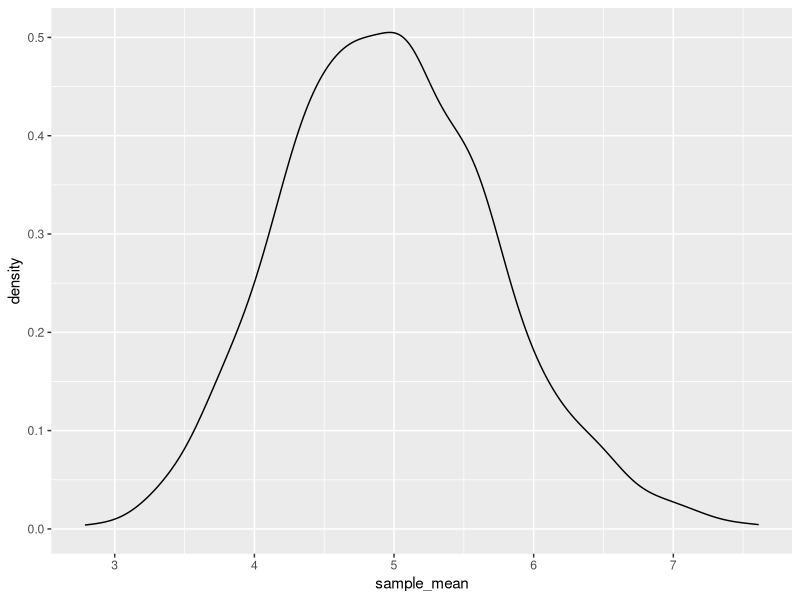
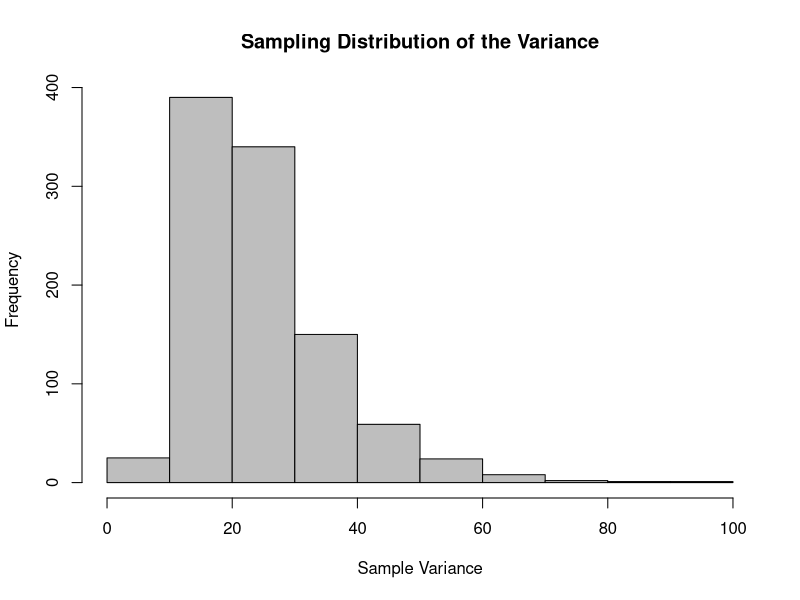

Source code (R) for these figures, in order:
## ---- chunk 1
library(ggplot2)

set.seed(20)

lambda = .2

sample_mean = 0
sample_var = 0
for(i in 1:1000){
    sample_mean[i] = mean(rexp(40,lambda))
    sample_var[i] = var(rexp(40,lambda))    
}

sample_mean = as.data.frame(sample_mean)

sample.mean = mean(sample_mean)
sample.var = var(sample_var)
## ---- chunk 2
ggplot(sample_mean, aes(x=sample_mean)) + 
    geom_density() +
    geom_vline(xintercept=sample.mean, size = 1, color = 'red') 
## ---- chunk 3
hist(sample_var, col="gray", main="Sampling Distribution of the Variance", xlab="Sample Variance")
